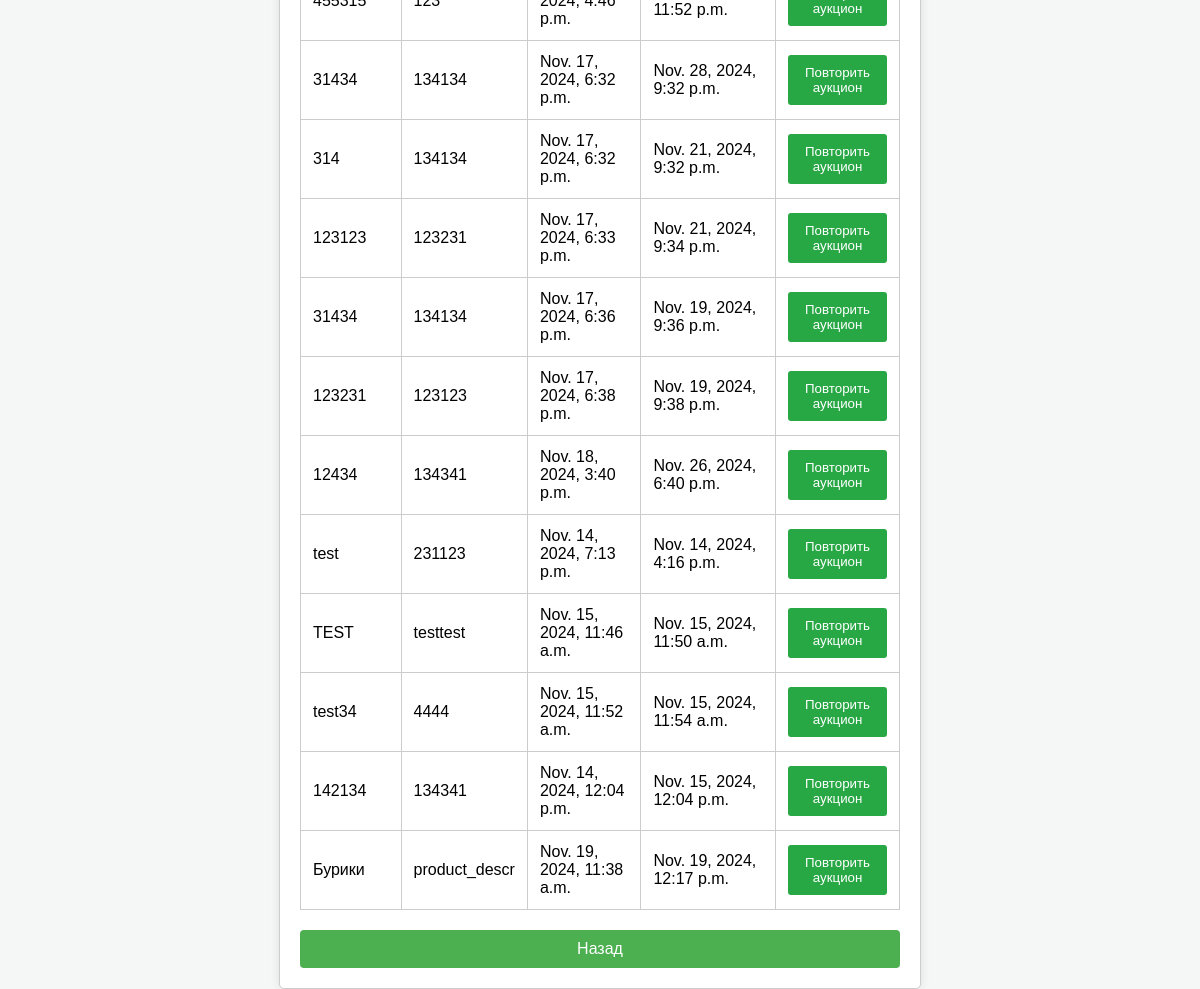
Page /dashboard/repeat_auction/ (signed in) on the committed database.
### monetaapp/models.py (models this page shows, shortened)
class Auction(models.Model):
    product_type_choices = [
        ('Ювелирный', 'Ювелирный'),
        ('Историч ценный', 'Историч ценный'),
        ('Стандартный', 'Стандартный')
    ]
    product_name = models.CharField(max_length=50)
    geolocation = models.CharField(max_length=50)
    current_price = models.DecimalField(max_digits=10, decimal_places=2)
    product_type = models.CharField(max_length=20, choices=product_type_choices, default='Стандартный')
    start_time = models.DateTimeField(default=timezone.now)
    seller = models.ForeignKey(User, on_delete=models.SET_NULL, null=True)
    description = models.TextField(max_length=100)
    end_time = models.DateTimeField()
    active = models.BooleanField(default=False)
    message_id = models.PositiveIntegerField(null=True, blank=True)
    sent = models.BooleanField(default=False)

class AuctionHistory(models.Model):
    product_type_choices = [
        ('Ювелирный', 'Ювелирный'),
        ('Историч ценный', 'Историч ценный'),
        ('Стандартный', 'Стандартный')
    ]
    product_name = models.CharField(max_length=50)
    product_image = models.ImageField(upload_to='auction_images/', null=True, blank=True)
    geolocation = models.CharField(max_length=50)
    final_price = models.DecimalField(max_digits=10, decimal_places=2)
    product_type = models.CharField(max_length=20, choices=product_type_choices, default='Стандартный')
    start_time = models.DateTimeField(default=timezone.now)
    seller = models.ForeignKey(User, on_delete=models.SET_NULL, null=True)
    description = models.TextField(max_length=100)
    end_time = models.DateTimeField()
    winner = models.ForeignKey(User, on_delete=models.SET_NULL, null=True, blank=True, related_name='won_auctions')
    ready_to_send_status = models.BooleanField(default=False)
    received_status = models.BooleanField(default=False)

### monetaapp/views.py (the view)
# urls.py: path('dashboard/repeat_auction/', views.repeat_auction, name='repeat_auction'),
@login_required
def repeat_auction(request):
    seller = request.user
    active_auctions = Auction.objects.filter(seller=seller)
    past_auctions = AuctionHistory.objects.filter(seller=seller)
    active_auctions = active_auctions.annotate(model_type=Value('active', output_field=CharField()))
    past_auctions = past_auctions.annotate(model_type=Value('inactive', output_field=CharField()))
    auctions = list(chain(active_auctions, past_auctions))
    context = {
        'auctions': auctions
    }
    return render(request, 'accounts/repeat_auction.html', context)

### monetaapp/templates/accounts/repeat_auction.html (shortened to what this page needs)
<!DOCTYPE html>
<html lang="ru">
<head>
</head>
<body>
    <div class="container">
        <table>
            <tbody>
                {% for auction in auctions %}
                    <tr>
                        <td>{{ auction.product_name }}</td>
                        <td>{{ auction.description }}</td>
                        <td>{{ auction.start_time }}</td>
                        <td>{{ auction.end_time }}</td>
                        <td>
                            <form method="get" action="{% if auction.model_type == 'active' %}{% url 'create_auction_with_id' auction.id 'active' %}{% else %}{% url 'create_auction_with_id' auction.id 'inactive' %}{% endif %}">
                                <button type="submit" class="repeat-button">Повторить аукцион</button>
                            </form>
                        </td>
                    </tr>
                {% endfor %}
            </tbody>
        </table>
        <a href="{% url 'user_dashboard' %}" class="back-button">Назад</a>
    </div>
</body>
</html>

### monetaapp/templates/accounts/repeat_auction.html (style rules this page uses)
body { font-family: Arial, sans-serif; display: flex; justify-content: center; align-items: center; height: 100vh; margin: 0; background-color: #f4f7f6; }
.container { width: 600px; padding: 20px; border: 1px solid #ccc; border-radius: 5px; box-shadow: 0 0 10px rgba(0, 0, 0, 0.1); background-color: #fff; }
table { width: 100%; margin: 20px 0; border-collapse: collapse; }
th, td { padding: 12px; border: 1px solid #ccc; text-align: left; }
.repeat-button { padding: 10px; background-color: #28a745; color: white; border: none; border-radius: 3px; cursor: pointer; }
.back-button { display: block; margin: 20px auto 0; padding: 10px 20px; background-color: #4CAF50; color: #ffffff; border: none; border-radius: 4px; text-align: center; text-decoration: none; font-size: 16px; cursor: pointer; }

### rows in the picture
Auction: product_name "31434", description "134134", start_time "Nov. 17, 2024, 6:32 p.m.", end_time "Nov. 28, 2024, 9:32 p.m."
Auction: product_name "314", description "134134", start_time "Nov. 17, 2024, 6:32 p.m.", end_time "Nov. 21, 2024, 9:32 p.m."
Auction: product_name "123123", description "123231", start_time "Nov. 17, 2024, 6:33 p.m.", end_time "Nov. 21, 2024, 9:34 p.m."
Auction: product_name "31434", description "134134", start_time "Nov. 17, 2024, 6:36 p.m.", end_time "Nov. 19, 2024, 9:36 p.m."
Auction: product_name "123231", description "123123", start_time "Nov. 17, 2024, 6:38 p.m.", end_time "Nov. 19, 2024, 9:38 p.m."
Auction: product_name "12434", description "134341", start_time "Nov. 18, 2024, 3:40 p.m.", end_time "Nov. 26, 2024, 6:40 p.m."
AuctionHistory: product_name "test", description "231123", start_time "Nov. 14, 2024, 7:13 p.m.", end_time "Nov. 14, 2024, 4:16 p.m."
AuctionHistory: product_name "TEST", description "testtest", start_time "Nov. 15, 2024, 11:46 a.m.", end_time "Nov. 15, 2024, 11:50 a.m."
AuctionHistory: product_name "test34", description "4444", start_time "Nov. 15, 2024, 11:52 a.m.", end_time "Nov. 15, 2024, 11:54 a.m."
AuctionHistory: product_name "142134", description "134341", start_time "Nov. 14, 2024, 12:04 p.m.", end_time "Nov. 15, 2024, 12:04 p.m."
AuctionHistory: product_name "Бурики", description "product_descr", start_time "Nov. 19, 2024, 11:38 a.m.", end_time "Nov. 19, 2024, 12:17 p.m."
